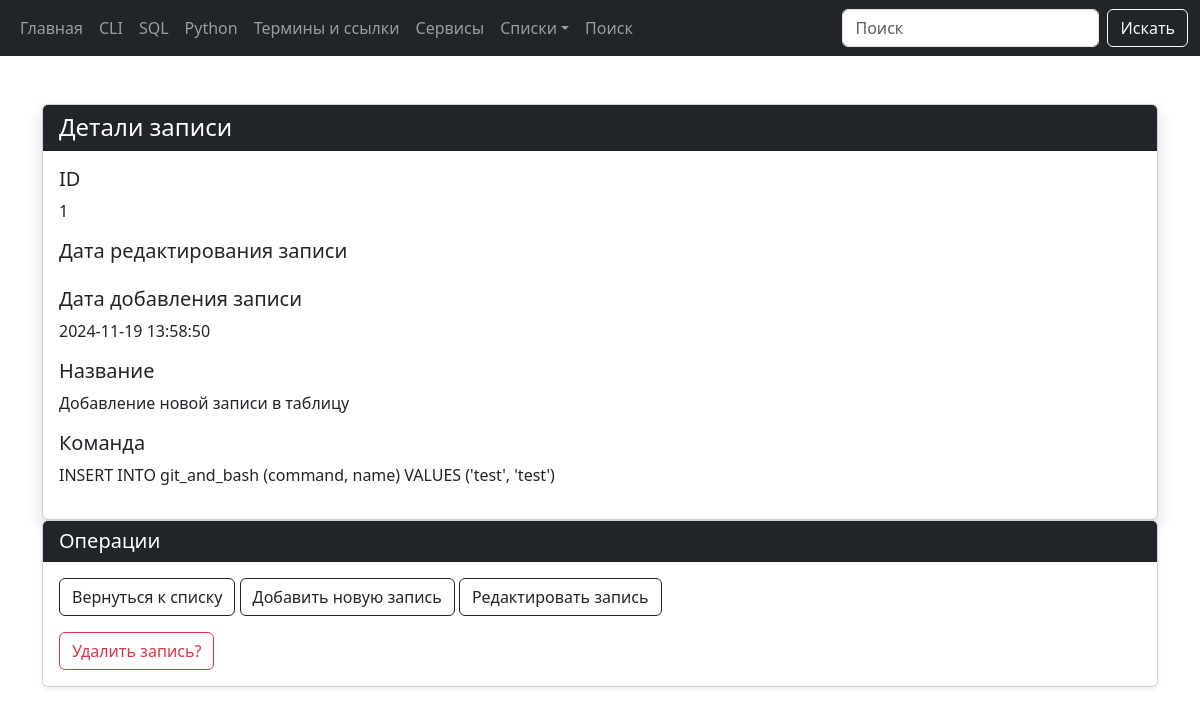
The page /sql/view/1 on the database its author committed.
### tables this page shows
CREATE TABLE "sql" (
  [sql_id] INTEGER PRIMARY KEY AUTOINCREMENT,
  [sql_name] TEXT NOT NULL,
  [sql_command] TEXT NOT NULL,
  [sql_date_add] TIMESTAMP DEFAULT CURRENT_TIMESTAMP,
  [sql_date_edit] TEXT
);

### modules/sql/get_post_sql_command.py (the view)
@bp.route("/sql/view/<int:sql_id>")
def get_post_sql_command(sql_id):
    conn = connect.get_db_connection()
    sql_view = conn.execute("SELECT * FROM sql WHERE sql_id = ?",
                            (sql_id,)).fetchone()
    conn.close()
    return render_template("sql/sql_view_command.html",
                           sql_view=sql_view)

### modules/connect.py (called while the page is built)
def get_db_connection():
    db_path = os.path.join(BASE_DIR, '../database.db')
    conn = sqlite3.connect(db_path, timeout=30)
    conn.row_factory = sqlite3.Row
    return conn

### templates/sql/sql_view_command.html (shortened to what this page needs)
{% extends 'base.html' %}
{% block content %}
<div class="container mt-5">
    <div class="card shadow">
        <div class="card-header bg-dark text-white">
            <h4 class="card-title mb-0">Детали записи</h4>
        </div>
        <div class="card-body">
            {% set fields = [
            {'title': 'ID', 'value': sql_view['sql_id'], 'class': 'col-md-6'},
            {'title': 'Дата редактирования записи', 'value': sql_view['sql_date_edit'], 'class': 'col-md-6'},
            {'title': 'Дата добавления записи', 'value': sql_view['sql_date_add'], 'class': 'col-md-6'},
            {'title': 'Название', 'value': sql_view['sql_name'], 'class': 'col-md-6'},
            {'title': 'Команда', 'value': sql_view['sql_command'], 'class': 'col-md-12'}
            ] %}
            {% for field in fields %}
            <div class="row mb-3">
                <div class="{{ field.class }}">
                    <h5 class="card-title">{{ field.title }}</h5>
                    <p class="card-text">{{ field.value }}</p>
                </div>
            </div>
            {% endfor %}
        </div>
    </div>
    <div class="card mb-4 shadow-sm">
        <div class="card-header bg-dark text-white">
            <div class="h5 mb-0">Операции</div>
        </div>
        <div class="card-body">
            <a href="{{ url_for('sql_list_commands.sql_list_commands') }}" class="btn btn-outline-dark"> Вернуться к списку</a>
            <a href="{{ url_for('add_sql_command.add_sql_command') }}" class="btn btn-outline-dark"> Добавить новую запись</a>
            <a href="{{ url_for('edit_sql_command.edit_sql_command', sql_id=sql_view['sql_id']) }}"
                class="btn btn-outline-dark"> Редактировать запись</a>
            <form action="{{ url_for('delete_sql_command.delete_sql_command', sql_id=sql_view['sql_id'])}}"
                method="POST" class="mt-3">
                <button type="submit" class="btn btn-outline-danger"
                    onclick="return confirm('Вы уверены что хотите удалить запись?')">
                     Удалить запись?
                </button>
            </form>
        </div>
    </div>
</div>
{% endblock %}

### rows shown on the page
sql: title "Дата добавления записи", value "2024-11-19 13:58:50", title "Название", value "Добавление новой записи в таблицу", title "Команда", value "INSERT INTO git_and_bash (command, name) VALUES ('test', 'test')"

### other values the page prints
{{ field.title }} "ID" "Дата редактирования записи"
{{ field.value }} "1"
